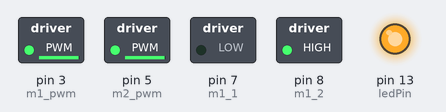
Recording of a sketch running on a simulated Arduino Uno, built with avr-gcc and run on an emulated ATmega328P. On the bench: switched loads named in the sketch (green lamp = pin HIGH), output pins drawn as LEDs (lit = HIGH).

Above: at 0.05 s.
At 1.05 s:
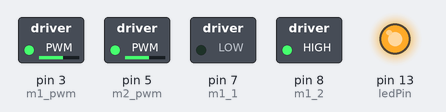
At 2.05 s:
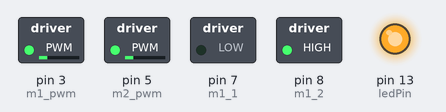
At 4.05 s:
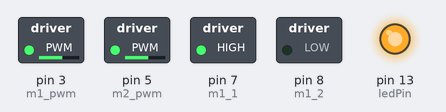
At 8.05 s:
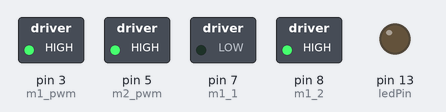
At 16.1 s:
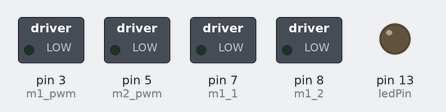
Timing chart, 0 to 18.5 s (numbered marks = the images above):
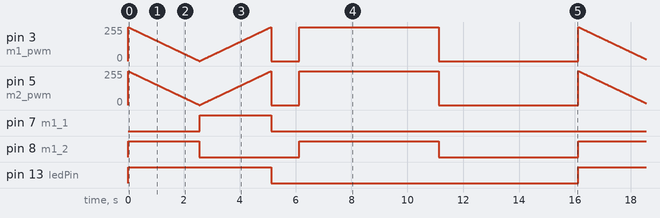

Measured:
- by itself, pin 7 (m1_1): alternates HIGH for 2.6 s and LOW for 13.6 s
- by itself, pin 8 (m1_2): repeats every 16.1 s: LOW 3.6 s, HIGH 5.0 s, LOW 5.0 s, HIGH 2.6 s
- by itself, pin 13 (ledPin): alternates HIGH for 5.1 s and LOW for 11.0 s

The sketch:

encoder.ino
```cpp
//wheel 1
const int m1_1 = 7;
const int m1_2 = 8;

//wheel 2
const int m2_1 = 2;
const int m2_2 = 4;

//
const int m1_pwm = 3;
const int m2_pwm = 5;

const int ledPin = 13;

// encoder
int val;
int encoder0PinA = 3;
int encoder0PinB = 4;
int encoder0Pos = 0;
int encoder0PinALastState = LOW;
int APosition = LOW;

void setup() {        // setup runs once
  pinMode(m1_1, OUTPUT);
  pinMode(m1_2, OUTPUT);
  pinMode(m2_2, OUTPUT);
  pinMode(m2_2, OUTPUT);
  pinMode(m1_pwm, OUTPUT);
  pinMode(m2_pwm, OUTPUT);
  pinMode(ledPin, OUTPUT);

  //encoder
  pinMode (encoder0PinA, INPUT);
  pinMode (encoder0PinB, INPUT);
  Serial.begin (9600);
}

void forward(int spd) {
  digitalWrite(m1_1, LOW);
  digitalWrite(m1_2, HIGH);
  digitalWrite(m2_1, LOW);
  digitalWrite(m2_2, HIGH);
  analogWrite(m1_pwm, spd);
  analogWrite(m2_pwm, spd);
}

void backward(int spd) {
  digitalWrite(m1_1, HIGH);
  digitalWrite(m1_2, LOW);
  digitalWrite(m2_1, HIGH);
  digitalWrite(m2_2, LOW);
  analogWrite(m1_pwm, spd);
  analogWrite(m2_pwm, spd);
}
void go(int spd){
  if (spd > 0){
    forward(spd);
  }
  else if (spd < 0){
    backward(-spd);
  }
  else {
    digitalWrite(m1_1, LOW);
    digitalWrite(m1_2, LOW);
    digitalWrite(m2_1, LOW);
    digitalWrite(m2_2, LOW);
    analogWrite(m1_pwm, 0);
    analogWrite(m2_pwm, 0);
  }


}
void loop() {
  // put your main code here, to run repeatedly:
  digitalWrite(ledPin, HIGH);
  int i;
  for (i = 255; i >= -255; i--){
    go(i);                        // spins the motor
    delay(10);                    // break
  }
  go(0);
  digitalWrite(ledPin, LOW);
  delay(1000);
  go(255);
  delay(5000);
  digitalWrite(ledPin, LOW);
  go(0);
  delay(5000);

  //encoder
  APosition = digitalRead(encoder0PinA);
  if ((encoder0PinALastState == LOW) && (APosition == HIGH)) {
    if (digitalRead(encoder0PinB) == LOW) {
      encoder0Pos--;
    } else {
      encoder0Pos++;
    }
    Serial.print (encoder0Pos);
    Serial.print ("/");
  }
  encoder0PinALastState = APosition;


}
```

VL6180X.cpp
```cpp
#include <VL6180X.h>
#include <Wire.h>

// Defines /////////////////////////////////////////////////////////////////////

// The Arduino two-wire interface uses a 7-bit number for the address,
// and sets the last bit correctly based on reads and writes
#define ADDRESS_DEFAULT 0b0101001

// RANGE_SCALER values for 1x, 2x, 3x scaling - see STSW-IMG003 core/src/vl6180x_api.c (ScalerLookUP[])
static uint16_t const ScalerValues[] = {0, 253, 127, 84};

// Constructors ////////////////////////////////////////////////////////////////

VL6180X::VL6180X(void)
  : address(ADDRESS_DEFAULT)
  , scaling(0)
  , ptp_offset(0)
  , io_timeout(0) // no timeout
  , did_timeout(false)
{
}

// Public Methods //////////////////////////////////////////////////////////////

void VL6180X::setAddress(uint8_t new_addr)
{
  writeReg(I2C_SLAVE__DEVICE_ADDRESS, new_addr & 0x7F);
  address = new_addr;
}

// Initialize sensor with settings from ST application note AN4545, section 9 -
// "Mandatory : private registers"
void VL6180X::init()
{
  // Store part-to-part range offset so it can be adjusted if scaling is changed
  ptp_offset = readReg(SYSRANGE__PART_TO_PART_RANGE_OFFSET);

  if (readReg(SYSTEM__FRESH_OUT_OF_RESET) == 1)
  {
    scaling = 1;

    writeReg(0x207, 0x01);
    writeReg(0x208, 0x01);
    writeReg(0x096, 0x00);
    writeReg(0x097, 0xFD); // RANGE_SCALER = 253
    writeReg(0x0E3, 0x00);
    writeReg(0x0E4, 0x04);
    writeReg(0x0E5, 0x02);
    writeReg(0x0E6, 0x01);
    writeReg(0x0E7, 0x03);
    writeReg(0x0F5, 0x02);
    writeReg(0x0D9, 0x05);
    writeReg(0x0DB, 0xCE);
    writeReg(0x0DC, 0x03);
    writeReg(0x0DD, 0xF8);
    writeReg(0x09F, 0x00);
    writeReg(0x0A3, 0x3C);
    writeReg(0x0B7, 0x00);
    writeReg(0x0BB, 0x3C);
    writeReg(0x0B2, 0x09);
    writeReg(0x0CA, 0x09);
    writeReg(0x198, 0x01);
    writeReg(0x1B0, 0x17);
    writeReg(0x1AD, 0x00);
    writeReg(0x0FF, 0x05);
    writeReg(0x100, 0x05);
    writeReg(0x199, 0x05);
    writeReg(0x1A6, 0x1B);
    writeReg(0x1AC, 0x3E);
    writeReg(0x1A7, 0x1F);
    writeReg(0x030, 0x00);

    writeReg(SYSTEM__FRESH_OUT_OF_RESET, 0);
  }
  else
  {
    // Sensor has already been initialized, so try to get scaling settings by
    // reading registers.

    uint16_t s = readReg16Bit(RANGE_SCALER);

    if      (s == ScalerValues[3]) { scaling = 3; }
    else if (s == ScalerValues[2]) { scaling = 2; }
    else                           { scaling = 1; }

    // Adjust the part-to-part range offset value read earlier to account for
    // existing scaling. If the sensor was already in 2x or 3x scaling mode,
    // precision will be lost calculating the original (1x) offset, but this can
    // be resolved by resetting the sensor and Arduino again.
    ptp_offset *= scaling;
  }
}

// Configure some settings for the sensor's default behavior from AN4545 -
// "Recommended : Public registers" and "Optional: Public registers"
//
// Note that this function does not set up GPIO1 as an interrupt output as
// suggested, though you can do so by calling:
// writeReg(SYSTEM__MODE_GPIO1, 0x10);
void VL6180X::configureDefault(void)
{
  // "Recommended : Public registers"

  // readout__averaging_sample_period = 48
  writeReg(READOUT__AVERAGING_SAMPLE_PERIOD, 0x30);

  // sysals__analogue_gain_light = 6 (ALS gain = 1 nominal, actually 1.01 according to Table 14 in datasheet)
  writeReg(SYSALS__ANALOGUE_GAIN, 0x46);

  // sysrange__vhv_repeat_rate = 255 (auto Very High Voltage temperature recalibration after every 255 range measurements)
  writeReg(SYSRANGE__VHV_REPEAT_RATE, 0xFF);

  // sysals__integration_period = 99 (100 ms)
  // AN4545 incorrectly recommends writing to register 0x040; 0x63 should go in the lower byte, which is register 0x041.
  writeReg16Bit(SYSALS__INTEGRATION_PERIOD, 0x0063);

  // sysrange__vhv_recalibrate = 1 (manually trigger a VHV recalibration)
  writeReg(SYSRANGE__VHV_RECALIBRATE, 0x01);


  // "Optional: Public registers"

  // sysrange__intermeasurement_period = 9 (100 ms)
  writeReg(SYSRANGE__INTERMEASUREMENT_PERIOD, 0x09);

  // sysals__intermeasurement_period = 49 (500 ms)
  writeReg(SYSALS__INTERMEASUREMENT_PERIOD, 0x31);

  // als_int_mode = 4 (ALS new sample ready interrupt); range_int_mode = 4 (range new sample ready interrupt)
  writeReg(SYSTEM__INTERRUPT_CONFIG_GPIO, 0x24);


  // Reset other settings to power-on defaults

  // sysrange__max_convergence_time = 49 (49 ms)
  writeReg(VL6180X::SYSRANGE__MAX_CONVERGENCE_TIME, 0x31);

  // disable interleaved mode
  writeReg(INTERLEAVED_MODE__ENABLE, 0);

  // reset range scaling factor to 1x
  setScaling(1);
}

// Writes an 8-bit register
void VL6180X::writeReg(uint16_t reg, uint8_t value)
{
  Wire.beginTransmission(address);
  Wire.write((reg >> 8) & 0xff);  // reg high byte
  Wire.write(reg & 0xff);         // reg low byte
  Wire.write(value);
  last_status = Wire.endTransmission();
}

// Writes a 16-bit register
void VL6180X::writeReg16Bit(uint16_t reg, uint16_t value)
{
  Wire.beginTransmission(address);
  Wire.write((reg >> 8) & 0xff);  // reg high byte
  Wire.write(reg & 0xff);         // reg low byte
  Wire.write((value >> 8) & 0xff);  // value high byte
  Wire.write(value & 0xff);         // value low byte
  last_status = Wire.endTransmission();
}

// Writes a 32-bit register
void VL6180X::writeReg32Bit(uint16_t reg, uint32_t value)
{
  Wire.beginTransmission(address);
  Wire.write((reg >> 8) & 0xff);  // reg high byte
  Wire.write(reg & 0xff);         // reg low byte
  Wire.write((value >> 24) & 0xff); // value highest byte
  Wire.write((value >> 16) & 0xff);
  Wire.write((value >> 8) & 0xff);
  Wire.write(value & 0xff);         // value lowest byte
  last_status = Wire.endTransmission();
}

// Reads an 8-bit register
uint8_t VL6180X::readReg(uint16_t reg)
{
  uint8_t value;

  Wire.beginTransmission(address);
  Wire.write((reg >> 8) & 0xff);  // reg high byte
  Wire.write(reg & 0xff);         // reg low byte
  last_status = Wire.endTransmission();

  Wire.requestFrom(address, (uint8_t)1);
  value = Wire.read();
  Wire.endTransmission();

  return value;
}

// Reads a 16-bit register
uint16_t VL6180X::readReg16Bit(uint16_t reg)
{
  uint16_t value;

  Wire.beginTransmission(address);
  Wire.write((reg >> 8) & 0xff);  // reg high byte
  Wire.write(reg & 0xff);         // reg low byte
  last_status = Wire.endTransmission();

  Wire.requestFrom(address, (uint8_t)2);
  value = (uint16_t)Wire.read() << 8; // value high byte
  value |= Wire.read();               // value low byte
  Wire.endTransmission();

  return value;
}

// Reads a 32-bit register
uint32_t VL6180X::readReg32Bit(uint16_t reg)
{
  uint32_t value;

  Wire.beginTransmission(address);
  Wire.write((reg >> 8) & 0xff);  // reg high byte
  Wire.write(reg & 0xff);         // reg low byte
  last_status = Wire.endTransmission();

  Wire.requestFrom(address, (uint8_t)4);
  value = (uint32_t)Wire.read() << 24;  // value highest byte
  value |= (uint32_t)Wire.read() << 16;
  value |= (uint16_t)Wire.read() << 8;
  value |= Wire.read();                 // value lowest byte
  Wire.endTransmission();

  return value;
}

// Set range scaling factor. The sensor uses 1x scaling by default, giving range
// measurements in units of mm. Increasing the scaling to 2x or 3x makes it give
// raw values in units of 2 mm or 3 mm instead. In other words, a bigger scaling
// factor increases the sensor's potential maximum range but reduces its
// resolution.

// Implemented using ST's VL6180X API as a reference (STSW-IMG003); see
// VL6180x_UpscaleSetScaling() in vl6180x_api.c.
void VL6180X::setScaling(uint8_t new_scaling)
{
  uint8_t const DefaultCrosstalkValidHeight = 20; // default value of SYSRANGE__CROSSTALK_VALID_HEIGHT

  // do nothing if scaling value is invalid
  if (new_scaling < 1 || new_scaling > 3) { return; }

  scaling = new_scaling;
  writeReg16Bit(RANGE_SCALER, ScalerValues[scaling]);

  // apply scaling on part-to-part offset
  writeReg(VL6180X::SYSRANGE__PART_TO_PART_RANGE_OFFSET, ptp_offset / scaling);

  // apply scaling on CrossTalkValidHeight
  writeReg(VL6180X::SYSRANGE__CROSSTALK_VALID_HEIGHT, DefaultCrosstalkValidHeight / scaling);

  // This function does not apply scaling to RANGE_IGNORE_VALID_HEIGHT.

  // enable early convergence estimate only at 1x scaling
  uint8_t rce = readReg(VL6180X::SYSRANGE__RANGE_CHECK_ENABLES);
  writeReg(VL6180X::SYSRANGE__RANGE_CHECK_ENABLES, (rce & 0xFE) | (scaling == 1));
}

// Performs a single-shot ranging measurement
uint8_t VL6180X::readRangeSingle()
{
  writeReg(SYSRANGE__START, 0x01);
  return readRangeContinuous();
}

// Performs a single-shot ambient light measurement
uint16_t VL6180X::readAmbientSingle()
{
  writeReg(SYSALS__START, 0x01);
  return readAmbientContinuous();
}

// Starts continuous ranging measurements with the given period in ms
// (10 ms resolution; defaults to 100 ms if not specified).
//
// The period must be greater than the time it takes to perform a
// measurement. See section 2.4.4 ("Continuous mode limits") in the datasheet
// for details.
void VL6180X::startRangeContinuous(uint16_t period)
{
  int16_t period_reg = (int16_t)(period / 10) - 1;
  period_reg = constrain(period_reg, 0, 254);

  writeReg(SYSRANGE__INTERMEASUREMENT_PERIOD, period_reg);
  writeReg(SYSRANGE__START, 0x03);
}

// Starts continuous ambient light measurements with the given period in ms
// (10 ms resolution; defaults to 500 ms if not specified).
//
// The period must be greater than the time it takes to perform a
// measurement. See section 2.4.4 ("Continuous mode limits") in the datasheet
// for details.
void VL6180X::startAmbientContinuous(uint16_t period)
{
  int16_t period_reg = (int16_t)(period / 10) - 1;
  period_reg = constrain(period_reg, 0, 254);

  writeReg(SYSALS__INTERMEASUREMENT_PERIOD, period_reg);
  writeReg(SYSALS__START, 0x03);
}

// Starts continuous interleaved measurements with the given period in ms
// (10 ms resolution; defaults to 500 ms if not specified). In this mode, each
// ambient light measurement is immediately followed by a range measurement.
//
// The datasheet recommends using this mode instead of running "range and ALS
// continuous modes simultaneously (i.e. asynchronously)".
//
// The period must be greater than the time it takes to perform both
// measurements. See section 2.4.4 ("Continuous mode limits") in the datasheet
// for details.
void VL6180X::startInterleavedContinuous(uint16_t period)
{
  int16_t period_reg = (int16_t)(period / 10) - 1;
  period_reg = constrain(period_reg, 0, 254);

  writeReg(INTERLEAVED_MODE__ENABLE, 1);
  writeReg(SYSALS__INTERMEASUREMENT_PERIOD, period_reg);
  writeReg(SYSALS__START, 0x03);
}

// Stops continuous mode. This will actually start a single measurement of range
// and/or ambient light if continuous mode is not active, so it's a good idea to
// wait a few hundred ms after calling this function to let that complete
// before starting continuous mode again or taking a reading.
void VL6180X::stopContinuous()
{

  writeReg(SYSRANGE__START, 0x01);
  writeReg(SYSALS__START, 0x01);

  writeReg(INTERLEAVED_MODE__ENABLE, 0);
}

// Returns a range reading when continuous mode is activated
// (readRangeSingle() also calls this function after starting a single-shot
// range measurement)
uint8_t VL6180X::readRangeContinuous()
{
  uint16_t millis_start = millis();
  while ((readReg(RESULT__INTERRUPT_STATUS_GPIO) & 0x04) == 0)
  {
    if (io_timeout > 0 && ((uint16_t)millis() - millis_start) > io_timeout)
    {
      did_timeout = true;
      return 255;
    }
  }

  uint8_t range = readReg(RESULT__RANGE_VAL);
  writeReg(SYSTEM__INTERRUPT_CLEAR, 0x01);

  return range;
}

// Returns an ambient light reading when continuous mode is activated
// (readAmbientSingle() also calls this function after starting a single-shot
// ambient light measurement)
uint16_t VL6180X::readAmbientContinuous()
{
  uint16_t millis_start = millis();
  while ((readReg(RESULT__INTERRUPT_STATUS_GPIO) & 0x20) == 0)
  {
    if (io_timeout > 0 && ((uint16_t)millis() - millis_start) > io_timeout)
    {
      did_timeout = true;
      return 0;
    }
  }

  uint16_t ambient = readReg16Bit(RESULT__ALS_VAL);
  writeReg(SYSTEM__INTERRUPT_CLEAR, 0x02);

  return ambient;
}

// Did a timeout occur in one of the read functions since the last call to
// timeoutOccurred()?
bool VL6180X::timeoutOccurred()
{
  bool tmp = did_timeout;
  did_timeout = false;
  return tmp;
}
```

Source omitted: VL6180X.h (5221 bytes)
